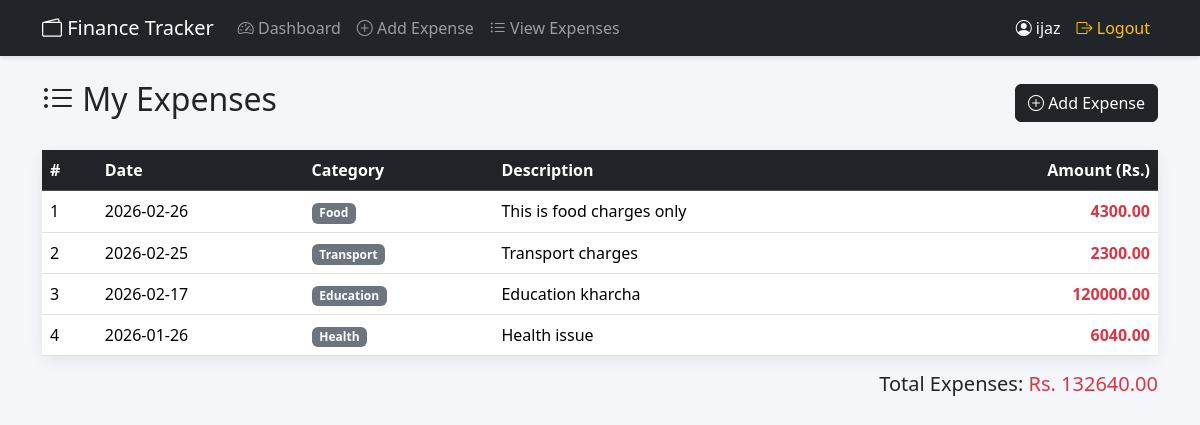
Page /expenses (signed in) on the committed database.
### tables this page shows
CREATE TABLE transactions(
        id INTEGER PRIMARY KEY AUTOINCREMENT,
        user_id INTEGER NOT NULL,
        type TEXT NOT NULL,
        category TEXT NOT NULL,
        amount REAL NOT NULL,
        description TEXT,
        date DATE NOT NULL,
        created_at TIMESTAMP DEFAULT CURRENT_TIMESTAMP,
        FOREIGN KEY (user_id) REFERENCES users(id)
    );

### routes/transactions.py (the view)
@transactions.route('/expenses')
def view_expenses():
    if 'user_id' not in session:
        return redirect(url_for('auth.login'))
    db = get_db()
    expenses = db.execute("""
        SELECT id, category, amount, description, date
        FROM transactions
        WHERE user_id = ? AND type = 'expense'
        ORDER BY date DESC
    """, (session['user_id'],)).fetchall()
    return render_template('expenses.html', expenses=expenses)

### app.py (called while the page is built)
@app.teardown_appcontext
def shutdown_session(exception=None):
    close_connection(exception)

### models/database.py (called while the page is built)
def get_db():
    db = getattr(g, '_database', None)
    if db is None:
        db = g._database = sqlite3.connect(DATABASE)
        db.row_factory = sqlite3.Row
    return db

def close_connection(exception):
    db = getattr(g, '_database', None)
    if db is not None:
        db.close()

### templates/expenses.html (shortened to what this page needs)
{% extends "base.html" %}
{% block content %}
<div class="d-flex justify-content-between align-items-center mb-4">
    <h2><i class="bi bi-list-ul"></i> My Expenses</h2>
    <a href="/add" class="btn btn-dark"><i class="bi bi-plus-circle"></i> Add Expense</a>
</div>
{% if expenses %}
<div class="card">
    <div class="card-body p-0">
        <div class="table-responsive">
            <table class="table table-hover mb-0">
                <thead class="table-dark">
                    <tr>
                        <th>#</th>
                        <th>Date</th>
                        <th>Category</th>
                        <th>Description</th>
                        <th class="text-end">Amount (Rs.)</th>
                    </tr>
                </thead>
                <tbody>
                    {% for expense in expenses %}
                    <tr>
                        <td>{{ loop.index }}</td>
                        <td>{{ expense['date'] }}</td>
                        <td><span class="badge bg-secondary">{{ expense['category'] }}</span></td>
                        <td>{{ expense['description'] if expense['description'] else '-' }}</td>
                        <td class="text-end fw-bold text-danger">{{ "%.2f"|format(expense['amount']) }}</td>
                    </tr>
                    {% endfor %}
                </tbody>
            </table>
        </div>
    </div>
</div>
{% set total = expenses | map(attribute='amount') | list %}
<div class="text-end mt-3">
    <h5>Total Expenses: <span class="text-danger">Rs. {{ "%.2f"|format(total|sum) }}</span></h5>
</div>
{% else %}
<div class="text-center mt-5">
    <i class="bi bi-inbox" style="font-size: 4rem; color: #ccc;"></i>
    <h4 class="text-muted mt-3">No expenses recorded yet</h4>
    <p class="text-muted">Click "Add Expense" to add your first expense entry.</p>
</div>
{% endif %}
{% endblock %}

### templates/base.html (shortened to what this page needs)
<!DOCTYPE html>
<html lang="en">
<head>
    <link href="https://cdn.jsdelivr.net/npm/bootstrap@5.3.2/dist/css/bootstrap.min.css" rel="stylesheet">
    <link href="https://cdn.jsdelivr.net/npm/bootstrap-icons@1.11.1/font/bootstrap-icons.css" rel="stylesheet">
</head>
<body>
    {% if session.get('user_id') %}
    <nav class="navbar navbar-expand-lg navbar-dark bg-dark mb-4">
        <div class="container">
            <a class="navbar-brand" href="/dashboard">
                <i class="bi bi-wallet2"></i> Finance Tracker
            </a>
            <div class="collapse navbar-collapse" id="navbarNav">
                <ul class="navbar-nav me-auto">
                    <li class="nav-item">
                        <a class="nav-link" href="/dashboard"><i class="bi bi-speedometer2"></i> Dashboard</a>
                    </li>
                    <li class="nav-item">
                        <a class="nav-link" href="/add"><i class="bi bi-plus-circle"></i> Add Expense</a>
                    </li>
                    <li class="nav-item">
                        <a class="nav-link" href="/expenses"><i class="bi bi-list-ul"></i> View Expenses</a>
                    </li>
                </ul>
                <ul class="navbar-nav">
                    <li class="nav-item">
                        <span class="nav-link text-light"><i class="bi bi-person-circle"></i> {{ session.get('user_name') }}</span>
                    </li>
                    <li class="nav-item">
                        <a class="nav-link text-warning" href="/logout"><i class="bi bi-box-arrow-right"></i> Logout</a>
                    </li>
                </ul>
            </div>
        </div>
    </nav>
    {% endif %}
    <div class="container">
        {% block content %}{% endblock %}
    </div>
</body>
</html>

### templates/base.html (style rules this page uses)
body { background-color: #f4f6f9; }
.navbar { box-shadow: 0 2px 4px rgba(0,0,0,0.1); }
.card { border: none; border-radius: 12px; box-shadow: 0 4px 15px rgba(0,0,0,0.08); }

### rows in the picture
transactions: date "2026-02-26", category "Food", description "This is food charges only", amount "4300.00"
transactions: date "2026-02-25", category "Transport", description "Transport charges", amount "2300.00"
transactions: date "2026-02-17", category "Education", description "Education kharcha", amount "120000.00"
transactions: date "2026-01-26", category "Health", description "Health issue", amount "6040.00"

### other values in the picture
{{ session.get('user_name') }} "ijaz"
{{ "%.2f"|format(total|sum) }} "132640.00"
